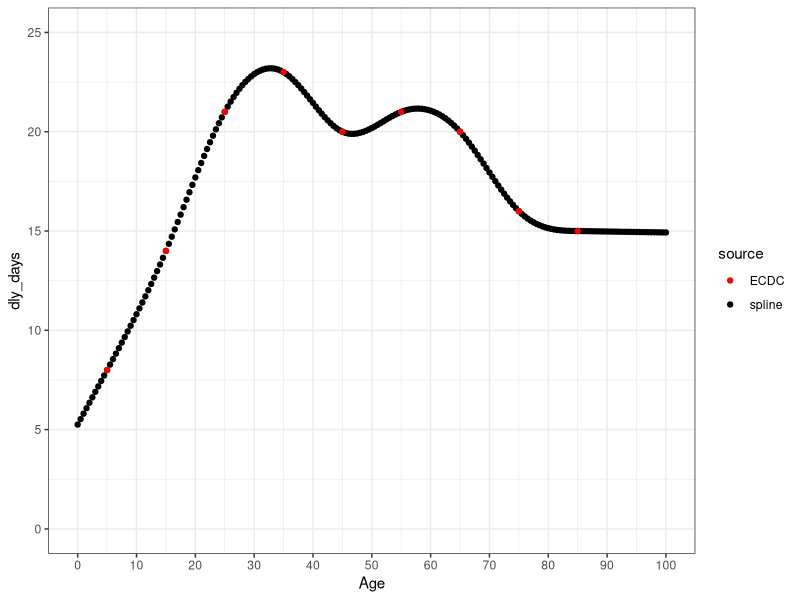

Recreate this plot in R. (Note: this script raises an error after producing the figure.)
# Description:
# Summarize EXCESS deaths since 24th February, 2020, in all countries by sex and age 
Sys.setenv(LANG = "en")
Sys.setlocale("LC_ALL","English")
rm(list=ls())
pkgs <- c("tidyverse",
          "lubridate",
          "haven",
          "readxl")

lapply(pkgs, require, character.only = T)

db_excess <- read_csv("Output/spain_baseline_mortality.csv")

# Date in which excess mortality is accounted for
date1 <- "2020-02-24"

# Date in which seroprevalence information was collected, 
# between April 27 and May 11. Week 18 (ending in May 4) is the closest middle point 
cut_week <- 18
  
  
# Delay time between onset and death for each age
# Information obtained from Europe CDC 
# https://covid19-surveillance-report.ecdc.europa.eu/
# Average time delay  between onset and death not available by age in Spain,
# So we use EU/EEA and UK averages

# placing delays at the middle of the age interval
ages <- seq(5, 85, 10)
days <- c(8, 14, 21, 23, 20, 21, 20, 16, 15)

# interpolating to single years of age
md1 <- smooth.spline(x = ages, y = days)

# predicting delay time values by single-year of age  and converting them to integer weeks
# deplacing age -2 to match 5 year age groups
delays <- tibble(Age = seq(-2.5, 97.5, 0.5), dly_days = predict(md1, x = seq(0, 100, 0.5))$y) %>% 
  mutate(dly_weeks = round(dly_days / 7))

# Observing fit results
delays %>%
  mutate(Age = Age + 2.5,
         source = "spline") %>%
  bind_rows(tibble(Age = ages, dly_days = days, source = "ECDC")) %>%
  ggplot()+
  geom_point(aes(Age, dly_days, col = source))+
  scale_x_continuous(breaks = seq(0, 100, 10))+
  scale_y_continuous(limits = c(0, 25))+
  scale_color_manual(values = c("red", "black"))+
  theme_bw()

  ggsave("Figures/spain_seroprev/lag_days_age_dist.png")


delays %>%
  mutate(Age = Age + 2.5) %>%
  ggplot()+
  geom_point(aes(Age, dly_weeks))+
  scale_x_continuous(breaks = seq(0, 100, 10))+
  scale_y_continuous(limits = c(0, 3.5))+
  scale_color_manual(values = c("red", "black"))+
  theme_bw()

ggsave("Figures/spain_seroprev/lag_weeks_age_dist.png")

# excess mortality by age since the beginning of the pandemic until the 
# collection of seroprevalence data (Week 18 + delay)
db_excess_age <- db_excess %>% 
  left_join(delays) %>% 
  mutate(last_week = cut_week + dly_weeks) %>%
  filter(date >= date1,
         Week <= last_week, 
         Excess >= 0) %>% 
  mutate(Excess_lp = ifelse(Deaths - up > 0, Deaths - up, 0),
         Excess_up = Deaths - lp,
         Age = as.character(Age)) %>% 
  group_by(Sex, Age) %>% 
  summarise(Exposure = max(Exposure),
            Deaths = sum(Deaths),
            Baseline = sum(Baseline),
            Excess = sum(Excess),
            Excess_lp = sum(Excess_lp),
            Excess_up = sum(Excess_up),
            last_week = max(last_week)) %>% 
  ungroup() %>% 
  arrange(Sex, suppressWarnings(as.integer(Age)))

# for all ages
db_excess_all <- db_excess_age %>% 
  group_by(Sex) %>% 
  summarise(Exposure = max(Exposure),
            Deaths = sum(Deaths),
            Baseline = sum(Baseline),
            Excess = sum(Excess),
            Excess_lp = sum(Excess_lp),
            Excess_up = sum(Excess_up),
            last_week = max(last_week)) %>% 
  mutate(Age = "All") %>% 
  ungroup()

db_excess_4 <- bind_rows(db_excess_age, db_excess_all) %>% 
  mutate(last_date = as.Date(paste(2020, last_week, 1, sep="-"), "%Y-%U-%u")) %>% 
  arrange(Sex, suppressWarnings(as.integer(Age)))

# saving excess mortality 
write_csv(db_excess_4,  path = "Output/spain_excess_until_seroprev.csv")

# # Plotting excess mortality
# db_excess_age %>% 
#   select(Sex, Age, Deaths, Baseline) %>% 
#   gather(Deaths, Baseline, key = "Mortality", value = "Value") %>% 
#   ggplot()+
#   geom_point(aes(Age, Value, col = Mortality))
# 
# db_excess_age %>% 
#   select(Sex, Age, Excess) %>% 
#   mutate(Age = as.integer(Age)) %>% 
#   ggplot()+
#   geom_line(aes(Age, Excess, col = Sex))+
#   scale_y_log10()

